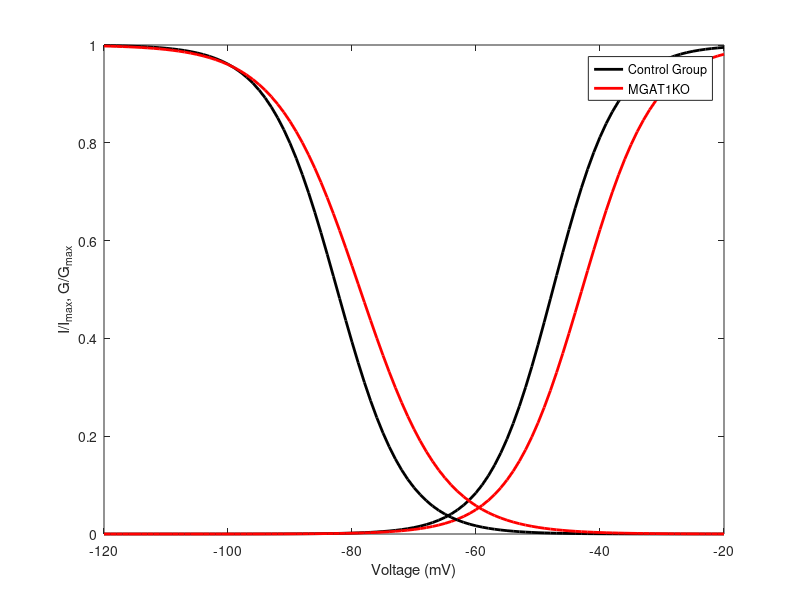

Write MATLAB code to recreate this figure.
clc
close all
clear variables

% initialization
voltages=-120:1:-20;
ggmax_control = zeros(1,length(voltages));
ggmax_mgat1 = zeros(1,length(voltages));
iimax_control = zeros(1,length(voltages));
iimax_mgat1 = zeros(1,length(voltages));

% inactivation parameters
Vi_control = -82.4;
Ki_control = -5.5;
Vi_mgat1 = -78.7;
Ki_mgat1 = -6.7;

% activation parameters
Va_control = -47.6;
Ka_control = 5.2;
Va_mgat1 = -42.9;
Ka_mgat1 = 5.8;

for n=1:length(voltages)
    iimax_control(n)=1/(1+exp(-(voltages(n)-Vi_control)/Ki_control));
    iimax_mgat1(n)=1/(1+exp(-(voltages(n)-Vi_mgat1)/Ki_mgat1));
    ggmax_control(n)=1/(1+exp(-(voltages(n)-Va_control)/Ka_control));
    ggmax_mgat1(n)=1/(1+exp(-(voltages(n)-Va_mgat1)/Ka_mgat1));
end

plot(voltages, ggmax_control, 'k','LineWidth', 2)
hold on 
plot(voltages, ggmax_mgat1,'r','LineWidth',2)
plot(voltages, iimax_control, 'k', 'LineWidth', 2)
plot(voltages, iimax_mgat1,'r','LineWidth', 2)
hold off
legend('Control Group', 'MGAT1KO')
xlabel('Voltage (mV)')
ylabel('I/I_{max}, G/G_{max}')
